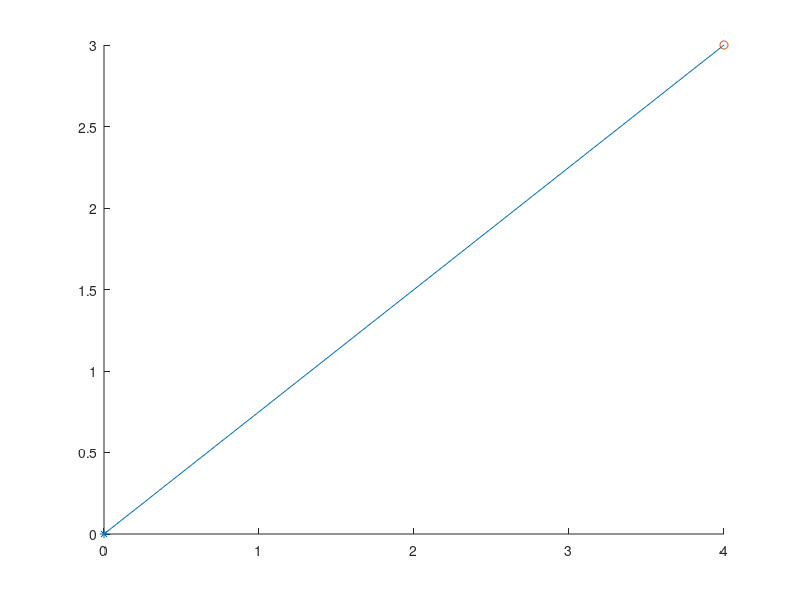

The MATLAB script that drew this image:
% clc 
% 
% powerMacro = 40-30; %(dbm)
% powerPico = 7-30; %(dbm)
% powerNoise = -115 - 30; % (db)
% T = 0.001; %(s)
% n = 4;
% d0 = 1000; %(m)
% alpha = 0.9;
% beta = 1.1; 
% B = 5*10^6; %(Hz)
% 
% TM_table = [0 1000; 1700 100];
% 
% potencia_recebida1 = powerMacro - pathLoss(hypot(TM_table(1,1),TM_table(1,2)));
% potencia_interferente1 = powerPico - pathLoss(hypot(TM_table(1,1)-1700,TM_table(1,2)-0));
% SINR1 = potencia_recebida1 - lin2db( db2lin(potencia_interferente1) + db2lin(powerNoise));
% 
% disp('capacity')
% capacity(1,SINR1)
% 
% % perda = db2lin(38.3 + 10*4*log10(300));
% % ruido = dbm2lin(-115);
% % SNR = db2lin(0);
% % lin2db(perda*ruido*SNR)
% 
% function C = capacity(uovertT, SINR) %(bits/s)
%     
% 	B = 5000000;
%     alpha = 0.9;
%     beta = 1.1;
%     C = min((uovertT)*alpha*B*log2(1+db2lin(SINR)/beta),10^7);
% 
% end
% 
% function pathloss = pathLoss(d)
% 
%     pathloss = 38.4 + 10*4*log10(d/1);
% 
% end
% 
% function result = normalizeData(data)
%     result = (data - min(data)) / ( max(data) - min(data) );
% end
% 
% function result = dbm2lin(input)
%     result = 10.^((input-30)/10);
% end
% 
% function result = db2lin(input)
%     result = 10.^((input)/10);
% end
% 
% function result = lin2dbm(input)
%     result = 10*log10(input) + 30;
% end
% 
% function result = lin2db(input)
%     result = 10*log10(input);
% end
TM_table = [4 3]

scatter(0,0,'*');
hold on; 

scatter(TM_table(1,1),TM_table(1,2),'o');

plot(...
    [0 cosd(atand((TM_table(1,2)/TM_table(1,1))))*hypot(TM_table(1,1),TM_table(1,2))], ...
    [0 sind(atand((TM_table(1,2)/TM_table(1,1))))*hypot(TM_table(1,1),TM_table(1,2))] ...
)
